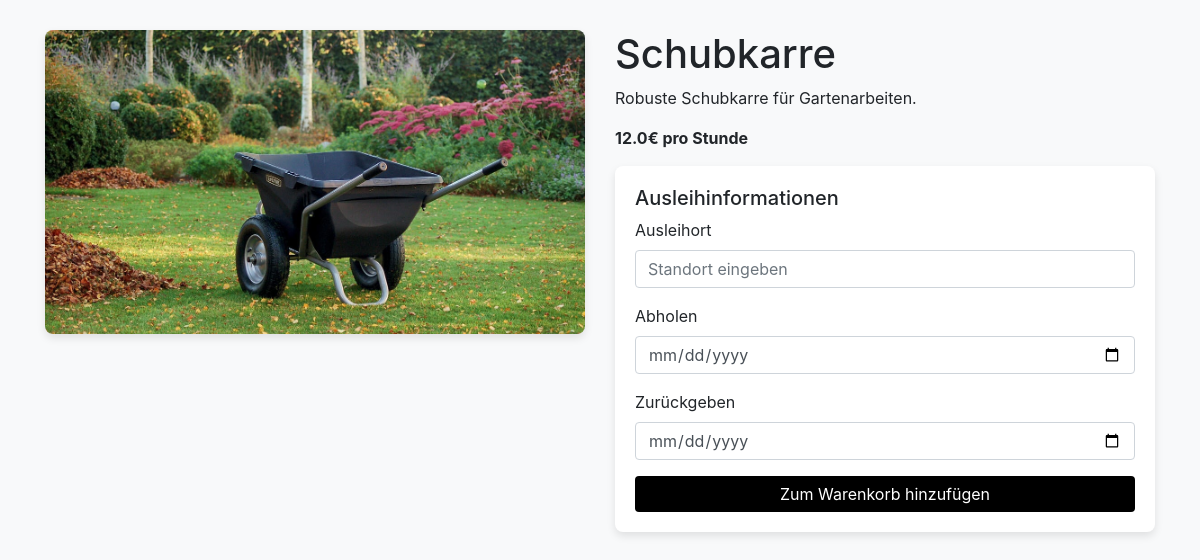
Page /produkt/3 on the committed database.
### website/models.py (models this page shows)
class Product(db.Model):
    id = db.Column(db.Integer, primary_key=True)
    name = db.Column(db.String(150), nullable=False)
    description = db.Column(db.String(500), nullable=False)
    price = db.Column(db.Float, nullable=False)
    image_url = db.Column(db.String(300), nullable=False)

### website/views.py (the view)
@views.route('/produkt/<int:produkt_id>')
def produkt_detail(produkt_id):
    produkt = Product.query.get_or_404(produkt_id)
    return render_template('produkt_detail.html', produkt=produkt)

### website/templates/produkt_detail.html (shortened to what this page needs)
<!DOCTYPE html>
<html lang="en">
<head>
    <link rel="stylesheet" href="https://stackpath.bootstrapcdn.com/bootstrap/4.4.1/css/bootstrap.min.css">
</head>
<body>
    <div class="container product-details">
        <div class="row">
            <div class="col-md-6">
                <img src="{{ url_for('static', filename=produkt.image_url) }}" alt="{{ produkt.name }}" class="product-image">
            </div>
            <div class="col-md-6">
                <h1>{{ produkt.name }}</h1>
                <p>{{ produkt.description }}</p>
                <p><strong>{{ produkt.price }}€ pro Stunde</strong></p>
                <div class="booking-card">
                    <h5>Ausleihinformationen</h5>
                    <form action="/warenkorb" method="POST">
                        <div class="form-group">
                            <label for="location">Ausleihort</label>
                            <input type="text" id="location" name="location" class="form-control" placeholder="Standort eingeben" required>
                        </div>
                        <div class="form-group">
                            <label for="start_date">Abholen</label>
                            <input type="date" id="start_date" name="start_date" class="form-control" required>
                        </div>
                        <div class="form-group">
                            <label for="end_date">Zurückgeben</label>
                            <input type="date" id="end_date" name="end_date" class="form-control" required>
                        </div>
                        <button type="submit" class="btn btn-primary btn-block">Zum Warenkorb hinzufügen</button>
                    </form>
                </div>
            </div>
        </div>
    </div>
</body>
</html>

### website/templates/produkt_detail.html (style rules this page uses)
body { background-color: #f8f9fa; }
.product-details { margin-top: 30px; }
.product-image { max-width: 100%; height: auto; border-radius: 8px; box-shadow: 0 4px 8px rgba(0, 0, 0, 0.1); }
.booking-card { background-color: #ffffff; border-radius: 8px; box-shadow: 0 4px 8px rgba(0, 0, 0, 0.1); padding: 20px; }
.btn-primary { background-color: #000; border: none; }

### rows in the picture
Product: image_url (picture), name "Schubkarre", description "Robuste Schubkarre für Gartenarbeiten.", price "12.0"
